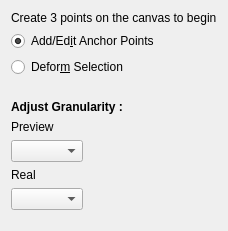
     <widget class="QWidget" name="cageTransformPage">
      <property name="layoutDirection">
       <enum>Qt::LeftToRight</enum>
      </property>
      <property name="autoFillBackground">
       <bool>false</bool>
      </property>
      <layout class="QVBoxLayout" name="verticalLayout_6">
       <item>
        <widget class="QLabel" name="cageTransformDirections">
         <property name="text">
          <string>Create 3 points on the canvas to begin</string>
         </property>
        </widget>
       </item>
       <item>
        <widget class="QRadioButton" name="cageAddEditRadio">
         <property name="text">
          <string>Add/Ed&amp;it Anchor Points</string>
         </property>
         <property name="checked">
          <bool>true</bool>
         </property>
         <attribute name="buttonGroup">
          <string notr="true">cageTransformButtonGroup</string>
         </attribute>
        </widget>
       </item>
       <item>
        <widget class="QRadioButton" name="cageDeformRadio">
         <property name="enabled">
          <bool>true</bool>
         </property>
         <property name="text">
          <string>Defor&amp;m Selection</string>
         </property>
         <attribute name="buttonGroup">
          <string notr="true">cageTransformButtonGroup</string>
         </attribute>
        </widget>
       </item>
       <item>
        <spacer name="verticalSpacer_3">
         <property name="orientation">
          <enum>Qt::Vertical</enum>
         </property>
         <property name="sizeType">
          <enum>QSizePolicy::Minimum</enum>
         </property>
         <property name="sizeHint" stdset="0">
          <size>
           <width>17</width>
           <height>17</height>
          </size>
         </property>
        </spacer>
       </item>
       <item>
        <widget class="QLabel" name="adjustGranularity">
         <property name="font">
          <font>
           <weight>75</weight>
           <bold>true</bold>
          </font>
         </property>
         <property name="text">
          <string>Adjust Granularity :</string>
         </property>
        </widget>
       </item>
       <item>
        <layout class="QVBoxLayout" name="verticalLayout_13">
         <item>
          <widget class="QLabel" name="previewGranularity">
           <property name="text">
            <string comment="The Granularity value for Cage Transformation Preview">Preview</string>
           </property>
          </widget>
         </item>
         <item>
          <widget class="QComboBox" name="granularityPreview">
           <property name="sizePolicy">
            <sizepolicy hsizetype="Fixed" vsizetype="Fixed">
             <horstretch>0</horstretch>
             <verstretch>0</verstretch>
            </sizepolicy>
           </property>
          </widget>
         </item>
         <item>
          <widget class="QLabel" name="realGranularity">
           <property name="text">
            <string comment="The Granularity value for Cage Transformation Result">Real</string>
           </property>
          </widget>
         </item>
         <item>
          <widget class="QComboBox" name="changeGranularity">
           <property name="sizePolicy">
            <sizepolicy hsizetype="Fixed" vsizetype="Fixed">
             <horstretch>0</horstretch>
             <verstretch>0</verstretch>
            </sizepolicy>
           </property>
          </widget>
         </item>
        </layout>
       </item>
       <item>
        <spacer name="verticalSpacer">
         <property name="orientation">
          <enum>Qt::Vertical</enum>
         </property>
         <property name="sizeHint" stdset="0">
          <size>
           <width>20</width>
           <height>10</height>
          </size>
         </property>
        </spacer>
       </item>
      </layout>
     </widget>
